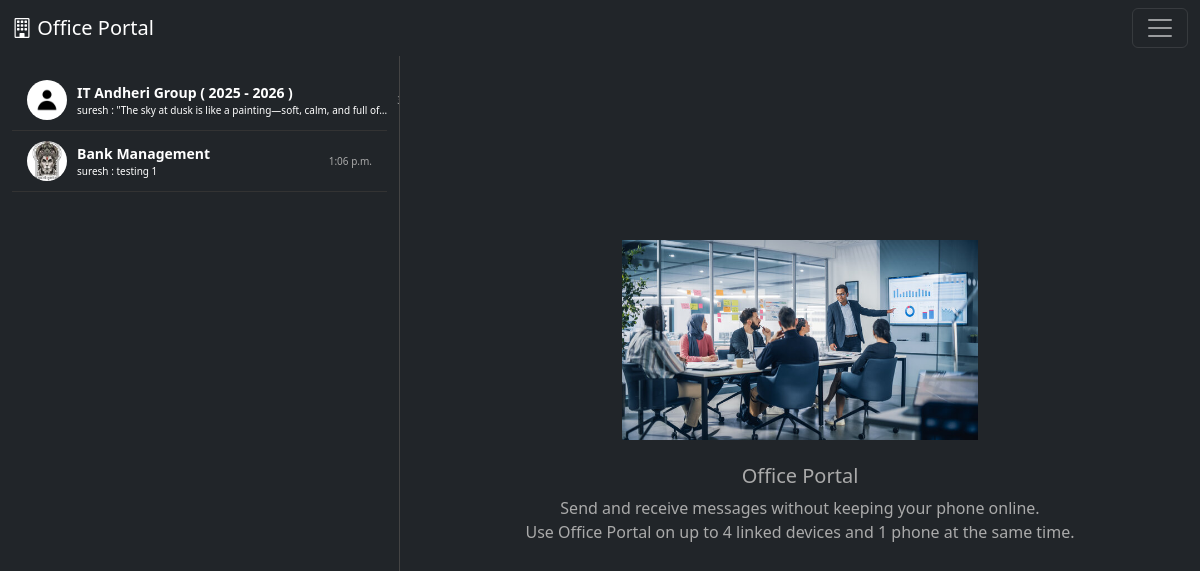
The page /chats/ (signed in) on the database its author committed.
### home/models.py (models this page shows, shortened)
class CategoryGroupModel(models.Model):
    CGM_Image = models.ImageField(upload_to='CGM/', default='default_user/def_user.jpg')
    CGM_Name = models.CharField(max_length=100)
    CGM_Category = models.CharField(max_length=100)
    CGM_Description = models.CharField(max_length=5000, blank=True, null=True, default='Group Chat, Description!')
    CGM_Slogon = models.CharField(max_length=500, default='Welcome To New Group!')
    CGM_Time = models.DateField(default=timezone.now)
    def __str__(self):
        return self.CGM_Name

class CGChartModel(models.Model):
    CGC_ChatLink = models.ForeignKey(CategoryGroupModel, on_delete=models.CASCADE)
    CGC_UserName = models.CharField(max_length=300)
    CGC_Text = models.CharField(max_length=7000, blank=True, null=True)
    CGC_Image = models.ImageField(upload_to='Images/', blank=True, null=True)
    CGC_File = models.FileField(upload_to='File/', blank=True, null=True)
    CGC_Video = models.FileField(upload_to='Video/', blank=True, null=True)
    CGC_Date = models.DateField(default=timezone.now)
    CGC_Time = models.TimeField(default=get_current_ist_time)

### home/views.py (the view)
# urls.py: path('chats/', views.ChatPageFunction ,name='Chats'),
def ChatPageFunction(request):
    UC_Data = UserOfCGM.objects.filter(UOC_Id = request.user.id)
    UC1 = list(UC_Data)
    lstOfGroup = []; lstOfOtherData = []
    for a1 in UC1:
        KeyName = a1.UOC_connect
        data = CategoryGroupModel.objects.get(CGM_Name = KeyName)
        data_name = CGChartModel.objects.filter(CGC_ChatLink = KeyName)
        dataFromList = data_name.last()
        text = dataFromList.CGC_Text
        names = dataFromList.CGC_UserName
        time = dataFromList.CGC_Time
        lstOfOtherData += [{'text' : text, 'names' : names, 'time' : time}]
        lstOfGroup += [data]
    lstOfAllData = zip(lstOfGroup, lstOfOtherData)
    lstLen = int(len(lstOfGroup))
    context = {
        'lstOfAllData' : lstOfAllData,
        'lstLen' : lstLen,
    }
    return render(request, 'chatPage.html', context)

### home/navbar.py (called while the page is built)
def NavbarFunction(request):
    if request.user.is_authenticated:
        User_Profile = Profile.objects.get(name = request.user.id)
        return {
            "Category" : User_Profile.user_category,
        }
    return {
        "Category" : "Employee",
    }

### templates/chatPage.html (shortened to what this page needs)
{% extends 'base.html' %}
{% block body %}
<div class="container-fluid">
    <div class="row">
        <div class="col-4 chat-list bg-dark">
            <div class="p-3">
            </div>
            {% if lstLen == 0 %}
            <div class="text-center text-muted p-3">
                <p class="text-white">There is no group created.</p>
            </div>
            {% else %}
                {% for LG1, LG2 in lstOfAllData %}
                    <a href="{% url 'OpenChats' LG1.id %}" class="chat-item">
                        <div class="chat-details">
                            <img src="/media/{{ LG1.CGM_Image }}" alt="User" class="chat-image">
                            <div class="chat-text">
                                <div class="chat-name text-white" style="font-size: 14px;">{{ LG1.CGM_Name|truncatechars:35 }}</div>
                                <div class="chat-preview text-white" style="font-size: 10px;">{{ LG2.names }} : {{ LG2.text|truncatechars:60 }}</div>
                            </div>
                        </div>
                        <div class="chat-date" style="font-size: 10px;">{{ LG2.time }}</div>
                    </a>
                {% endfor %}
            {% endif %}
        </div>
        <div class="col-8 main-area">
            <div class="text-center">
                <img src="../media/office.jpg" alt="Office Portal" class="img-fluid mb-4" style="max-height: 200px;">
                <h5>Office Portal</h5>
                <p>Send and receive messages without keeping your phone online.<br>Use Office Portal on up to 4 linked devices and 1 phone at the same time.</p>
            </div>
        </div>
    </div>
</div>
{% endblock %}

### templates/chatPage.html (style rules this page uses)
body { background-color: #1c1c1c; color: white; }
.chat-list { height: 100vh; overflow-y: auto; border-right: 1px solid #444; }
.chat-item { padding: 10px 15px; border-bottom: 1px solid #333; cursor: pointer; display: flex; align-items: center; justify-content: space-between; text-decoration: none; }
.chat-details { display: flex; align-items: center; gap: 10px; flex-grow: 1; }
.chat-image { width: 40px; height: 40px; border-radius: 50%; object-fit: cover; }
.chat-text { overflow: hidden; }
.chat-name { font-weight: bold; white-space: nowrap; overflow: hidden; text-overflow: ellipsis; }
.chat-preview { font-size: 0.9rem; color: #aaa; white-space: nowrap; overflow: hidden; text-overflow: ellipsis; }
.chat-date { font-size: 0.8rem; color: #aaa; white-space: nowrap; margin-left: 10px; }
.main-area { height: 100vh; display: flex; justify-content: center; align-items: center; color: #aaa; }

### rows shown on the page
CategoryGroupModel: CGM_Image (picture), CGM_Name "IT Andheri Group ( 2025 - 2026 )", names "suresh", text "\"The sky at dusk is like a painting—soft, calm, and full of…"
CategoryGroupModel: CGM_Image (picture), CGM_Name "Bank Management", names "suresh", text "testing 1", time "1:06 p.m."
